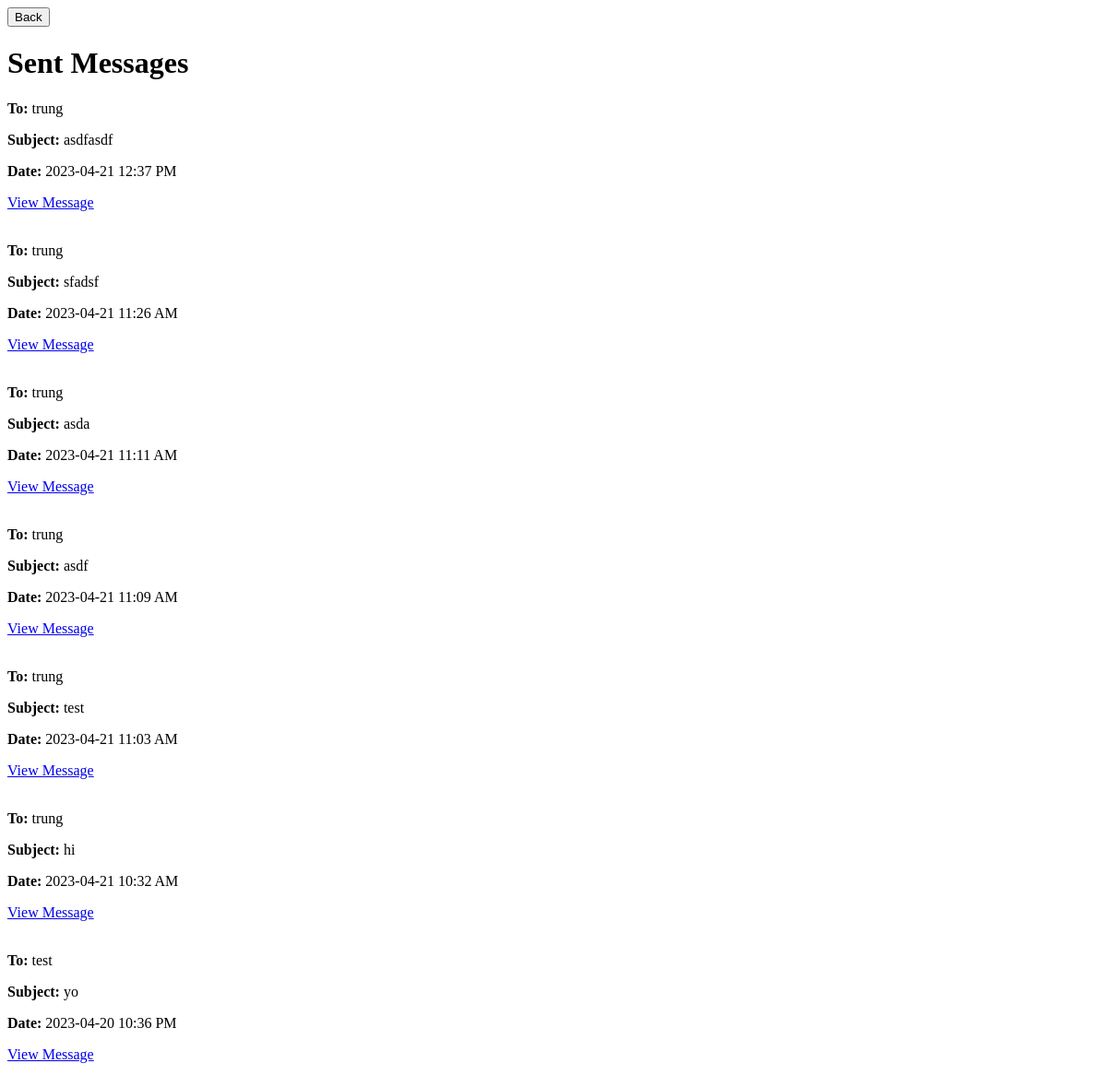
Before: /sent (signed in) with the older database file.
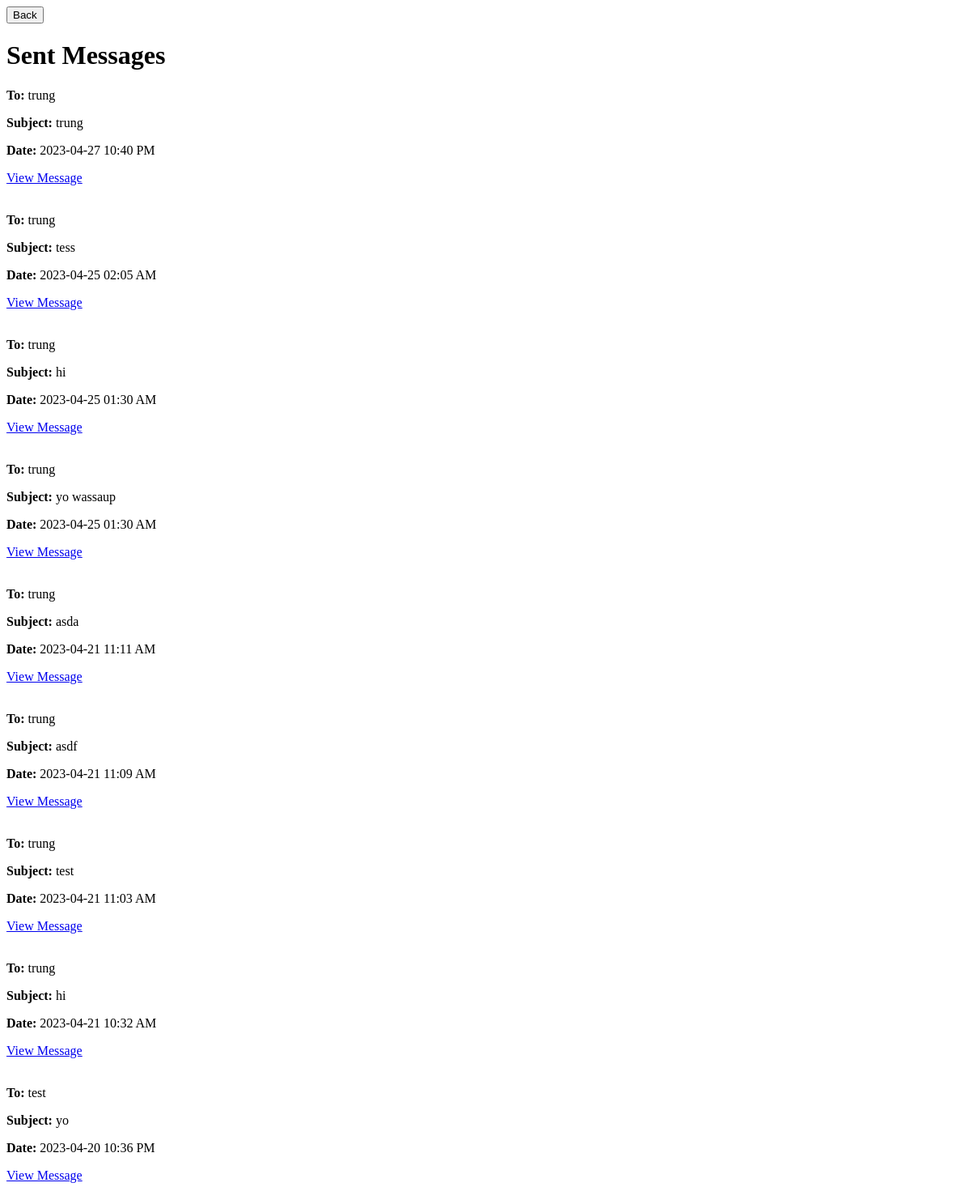
After: the same page with the newer database file.
### app/models.py (models this page shows, shortened)
class Message(db.Model):
    id = db.Column(db.Integer, primary_key=True)
    sender_id = db.Column(db.Integer, db.ForeignKey('user.id'), nullable=False)
    recipient_id = db.Column(db.Integer, db.ForeignKey('user.id'), nullable=False)
    subject = db.Column(db.String(100), nullable=False)
    body = db.Column(db.String(500), nullable=False)
    timestamp = db.Column(db.DateTime, default=datetime.now())
    sender = db.relationship('User', foreign_keys=[sender_id])
    recipient = db.relationship('User', foreign_keys=[recipient_id])

class User(db.Model, UserMixin):
    id = db.Column(db.Integer, primary_key=True)
    username = db.Column(db.String(32), nullable=False)
    password = db.Column(db.String(32), nullable=False)
    email = db.Column(db.String(100), nullable=False)

### app/routes.py (the view)
@myapp_obj.route('/sent')
@login_required
def sent():
    messages = Message.query.filter_by(sender=current_user).order_by(Message.timestamp.desc()).all()
    return render_template('sent.html', messages=messages) #renders the sent messsages page

### app/models.py (called while the page is built)
@login_manager.user_loader
def load_user(user_id):
    return User.query.get(int(user_id))

### app/templates/sent.html
<button class="back-button" onclick="window.history.back()">Back</button>
<h1>Sent Messages</h1>
  {% for message in messages %}
    <div class="message">
      <p><strong>To:</strong> {{ message.recipient.username }}</p>
      <p><strong>Subject:</strong> {{ message.subject }}</p>
      <p><strong>Date:</strong> {{ message.timestamp.strftime('%Y-%m-%d %I:%M %p') }}</p>
      <td><a href="{{ url_for('message', message_id=message.id) }}">View Message</a></td>
      <br>
      <br>
    </div>
  {% endfor %}

Changed rows visible on the page:
added Message: recipient.username "trung", subject "trung", timestamp "2023-04-27 10:40 PM"
added Message: recipient.username "trung", subject "tess", timestamp "2023-04-25 02:05 AM"
changed Message (number 3 of 9 on the later page): subject "sfadsf" → "hi"; timestamp "2023-04-21 11:26 AM" → "2023-04-25 01:30 AM"; moves up the list
changed Message: subject "asdfasdf" → "yo wassaup"; timestamp "2023-04-21 12:37 PM" → "2023-04-25 01:30 AM"
